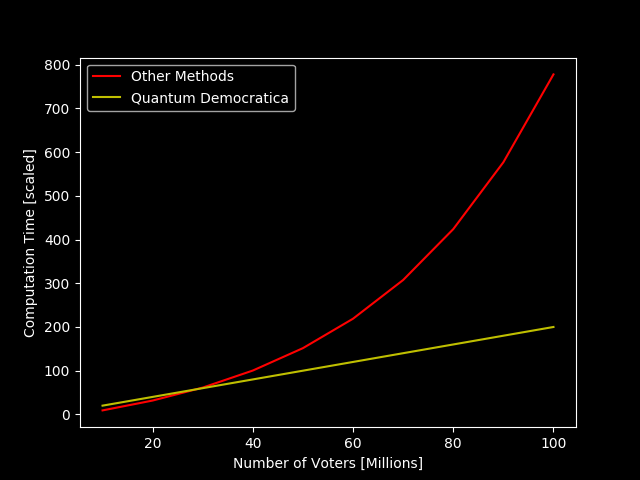

Here is the Python script that generated this plot:
import numpy as np
import matplotlib.pyplot as plt
from scipy.optimize import curve_fit
plt.style.use('dark_background')

x = [10,20,100]
y = [9.12,31.69,777.96]

def exponenial_func(x, a, b, c):
    return a*np.exp(b*x)+c

popt, pcov = curve_fit(exponenial_func, x, y, p0=(1, 1e-6, 1))

xx = np.linspace(10, 100, 10)
yy = exponenial_func(xx, *popt)
qq = xx*2

plt.plot(xx,yy,color='r',label='Other Methods')
plt.plot(xx,qq,color='y',label='Quantum Democratica')
plt.xlabel('Number of Voters [Millions]')
plt.ylabel('Computation Time [scaled]')
plt.legend()
plt.savefig('scaling.png')
